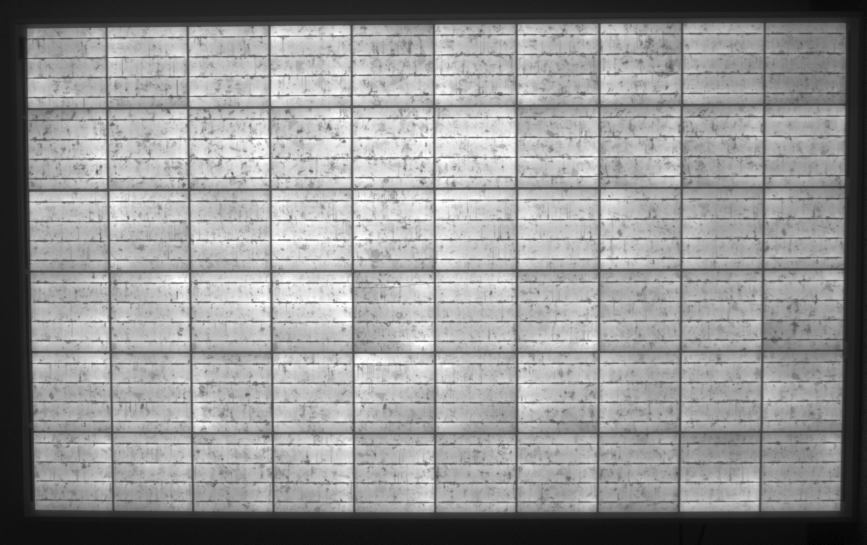
#> input picture build/lib/pvimage/files/data/FullSizeModules/A1 DH 2000hrs.jpg, 2599 x 1633 px (shown at 1/3 size)
$ python -i pipelines.py   (imports and definitions only)
#> lines starting #> are read from the running program, lines starting #| are printed output that depends on the picture; after the words box and inside, x2 and y2 are one past the last pixel; in counts of white or black regions, pixels touching at a corner belong together
#> in FMpipeline, img is the input picture: shape (1633, 2599, 3); min 0, max 255, mean 148.5
### pvimage/process.py
#!/usr/bin/env python3.6
# -*- coding: utf-8 -*-
"""
Created on Wed Aug 14 21:54:05 2019

@author: jlb269
"""

import cv2
import math
import numpy as np
from scipy import ndimage
from scipy import stats as st
import skimage.filters as filters
from scipy.optimize import fmin_powell
from operator import attrgetter
from scipy.spatial import ConvexHull
from scipy.stats import linregress
from skimage.color import gray2rgb, rgb2gray
import glob
import re
import os
from shutil import copyfile
from skimage import io
from skimage.transform import resize
from sklearn.cluster import DBSCAN
import matplotlib.pyplot as plt
#from warnings import deprecated
from skimage import transform


# [40 lines left out: function CleanRawData, not called in this run]


# Creating a binary image mask
def Mask(img,imgtype=''):
    """Creates a mask of the cell area.

    Thresholds the image to create a binary mask, with options for images
    with a gradient or low contrast.

    Args:
        img (numpy.ndarray): An image array
        imgtype (str):  'UVF' UV Fluorescence Image
                        'gradient' for unequal intensity across the image
                        'lowcon' low contrast between cell and background
                            or PL images without background subtraction
    Returns:
        numpy.ndarray
    """
#> called with imgtype = ''
    #img_gray = cv2.cvtColor(img,cv2.COLOR_BGR2GRAY)
    if img.ndim == 3:
        img_gray = rgb2gray(img)
    else:
        img_gray = img
    if 'UVF' in imgtype:
        img_gray = cv2.bitwise_not(img_gray) # For UVF images
    if 'gradient' in imgtype:
        img_gray = (img_gray)**(1/.35)
    if 'lowcon' in imgtype:
        img_gray = (img_gray)**(1.6)
    grayThreshold = filters.threshold_otsu(img_gray)
#> grayThreshold = 0.439
    mask = img_gray>grayThreshold
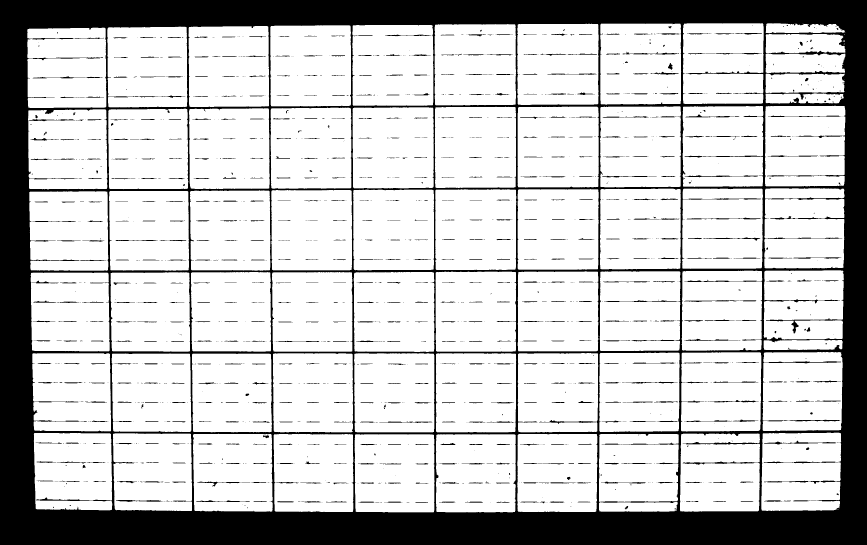
#> mask: shape (1633, 2599) bool (shown at 1/3 size); 77.9% white; 1567 black regions (914 under 20 px), largest, box (x1, y1, x2, y2) and area: (0, 0, 2599, 1633) 866130, (2292, 1322, 2509, 1334) 645, (2291, 1385, 2514, 1390) 596
    mask = mask.astype(np.uint8)
    kernel = np.ones((5,5),np.uint8)
    mask2 = cv2.morphologyEx(mask,cv2.MORPH_OPEN,kernel)
#> mask2: shape (1633, 2599); values 0 (black) and 1 (white), 77.8% white; 847 black regions (314 under 20 px), largest, box (x1, y1, x2, y2) and area: (0, 0, 2599, 1633) 884743, (2053, 1259, 2275, 1266) 562, (2064, 711, 2281, 722) 561
    mask = cv2.morphologyEx(mask2,cv2.MORPH_CLOSE,kernel)
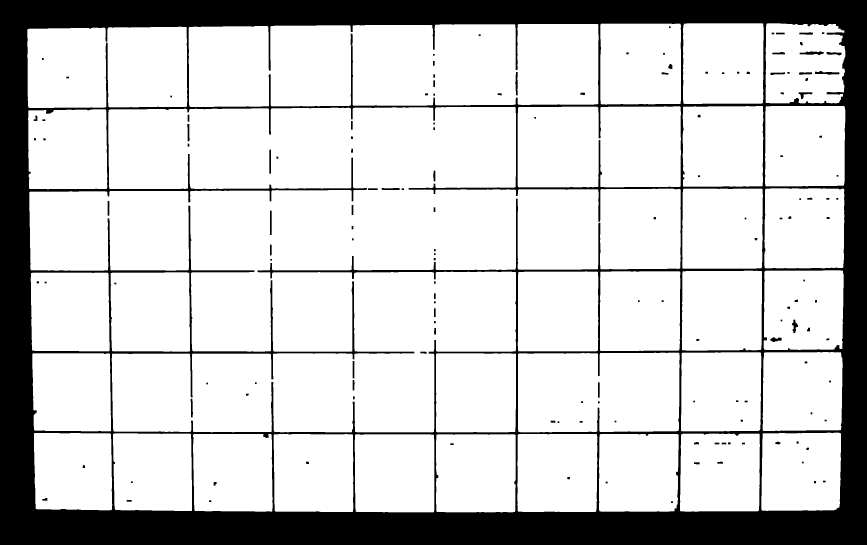
#> mask: shape (1633, 2599) (shown at 1/3 size); values 0 (black) and 1 (white), 80% white; 152 black regions, largest, box (x1, y1, x2, y2) and area: (0, 0, 2599, 1633) 835359, (2399, 154, 2471, 165) 529, (2445, 213, 2518, 224) 482
    return mask


# [182 lines left out: functions cluster_mask, RotateImage, CellExtract, CellExtractByChangePoint, not called in this run]

def PlanarIndex(img,imgtype='', ret_mask = False):
    """Performs re-orientation of module in frame.

    Broadly, this function performs tasks of filtering, edge detection,
    corner detection, perspective transformation.

    Args:
        img (numpy.ndarray): An image array
    Returns:
        list of numpy.ndarray
    """
    try:
        from pyhull import qconvex
    except Exception as e:
        raise ImportError("Error: Qhull not installed. Unless you meant to do this, try using the `PlanarIndex` function. ")
    mask = Mask(img,imgtype)
    #endRow = startRow = endCol = startCol = 0
    # Getting the approximate size of the image
    hullDims = mask.shape
#> hullDims = (1633, 2599)
    if any(mask[0,:]==True):
        mask = np.concatenate([np.zeros((hullDims[0],10),dtype='uint8'),mask],axis=1)
        img = np.concatenate([np.zeros((hullDims[0],10,3),dtype='uint8'),img],axis=1)
        hullDims = mask.shape
    if any(mask[-1,:]==True):
        mask = np.concatenate([mask,np.zeros((hullDims[0],10),dtype='uint8')],axis=1)
        img = np.concatenate([img,np.zeros((hullDims[0],10,3),dtype='uint8')],axis=1)
        hullDims = mask.shape
    if any(mask[:,0]==True):
        mask = np.concatenate([np.zeros((10,hullDims[1]),dtype='uint8'),mask],axis=0)
        img = np.concatenate([np.zeros((10,hullDims[1],3),dtype='uint8'),img],axis=0)
        hullDims = mask.shape
    if any(mask[:,-1]==True):
        mask = np.concatenate([mask,np.zeros((10,hullDims[1]),dtype='uint8')],axis=0)
        img = np.concatenate([img,np.zeros((10,hullDims[1],3),dtype='uint8')],axis=0)
        hullDims = mask.shape
    for i in range(hullDims[0]):
        row = mask[i,:]
        if any(row == True):
            startRow = i
            break
    for i in reversed(range(hullDims[0])):
        row = mask[i,:]
        if any(row == True):
            endRow = i
            break
    for i in range(hullDims[1]):
        col = mask[:,i]
        if any(col == True):
            startCol = i
            break
    for i in reversed(range(hullDims[1])):
        col = mask[:,i]
        if any(col == True):
            endCol = i
            break
    midRows = int((endRow + startRow)/2)
#> midRows = 803
    midCols = int((endCol + startCol)/2)
#> midCols = 1308

    maskpoints = np.column_stack(np.nonzero(mask))
#> maskpoints = 3395481 pairs, first value 70 to 1536, second value 82 to 2535
    # performing the convex hull and merging facets with less than .5% change in slope
#> (the run stopped early here; a loop or call above may not have finished)
